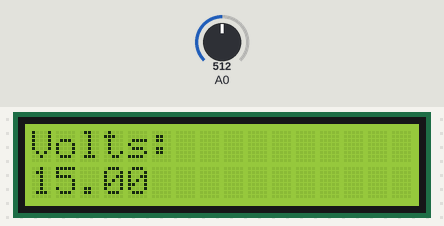
Simulated run of this sketch. Board: Arduino Uno, built with avr-gcc and run on an emulated ATmega328P. Parts: 16×2 character LCD. The inputs (shaded band) are chosen by the test bench; at power-on: A0 = 512. What the sketch prints to the serial monitor is not drawn.

Above: at 1.2 s.
1.3 s: A0 set to 716
At 2.7 s:
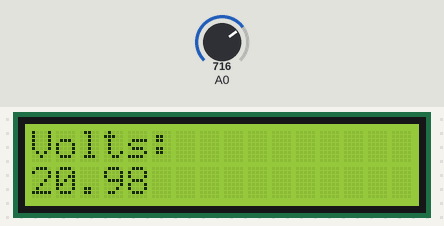
3.0 s: A0 set to 900
At 4.2 s:
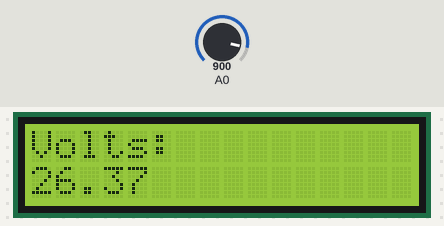
4.5 s: A0 set to 1023
At 5.9 s:
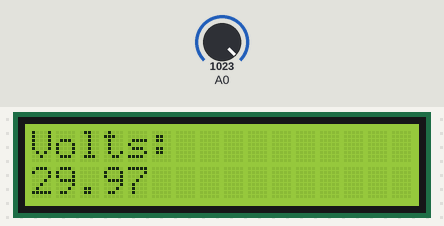
Timing chart, 0 to 7.5 s (numbered marks = the images above; inputs shaded):
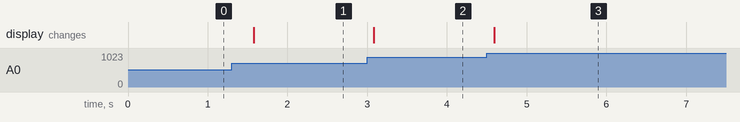

Measured:
- after the input at 1.3 s, the display: changes after 0.27 s (image 1)
- after the input at 3.0 s, the display: changes after 0.08 s (image 2)
- after the input at 4.5 s, the display: changes after 0.09 s (image 3)

The sketch:

arduino_voltmeter.ino
```cpp
#include <LiquidCrystal.h>
const int rs = 12, en = 11, d4 = 5, d5 = 4, d6 = 3, d7 = 2;
LiquidCrystal lcd(rs, en, d4, d5, d6, d7);

float input_voltage = 0.0;
float temp = 0.0;
float r1 = 10000.0;
float r2 = 2000.0;

void setup()
{
    Serial.begin(9600); //  opens serial port, sets data rate to 9600 bps
    lcd.begin(16, 2);
    lcd.print("Volts:");
}
void loop()
{
    // Conversion formula
    int analog_value = analogRead(A0);
    temp = (analog_value * 5.0) / 1024.0;
    input_voltage = temp / (r2 / (r1 + r2));
    if (input_voltage < 0.1)
    {
        input_voltage = 0.0;
    }
    Serial.print("v= ");
    Serial.println(input_voltage);
    lcd.setCursor(0, 1);
    lcd.print(input_voltage);
    delay(300);
}
```
